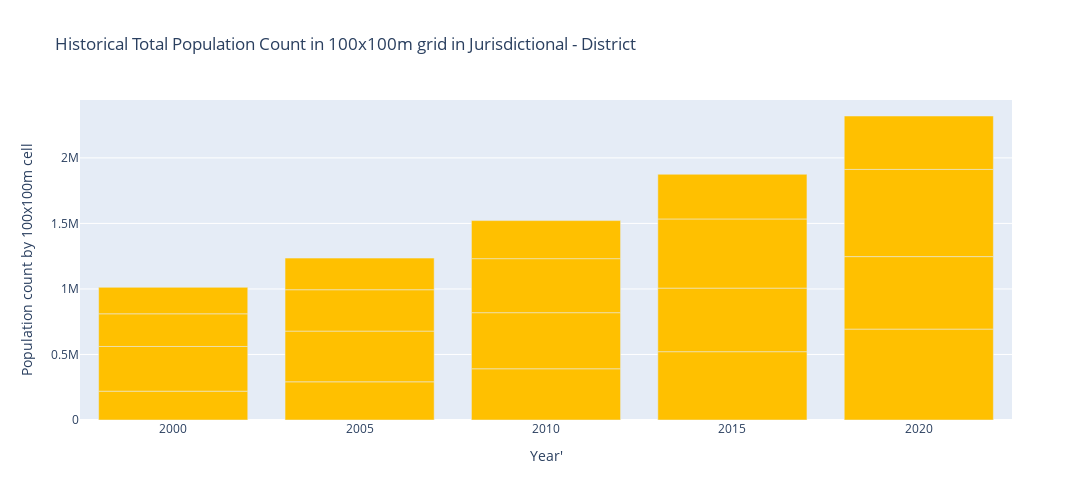

Source (notebook cell):
### Code cell
# Bar Chart Jurisdictional
fig_hist_pop00_20_jur = px.bar(historical_popCount_jur_df, 
                           x = historical_popCount_jur_df['Year'],
                           y = historical_popCount_jur_df['sum'],
                           color_discrete_sequence = ['#FFC000'],
                           width=1400, height=500, 
                           labels = {'Year': "Year'", "sum": "Population count by 100x100m cell"},
                           title = "Historical Total Population Count in 100x100m grid in Jurisdictional - " + jurisdictionalname)

fig_hist_pop00_20_jur.update_layout(legend_title_text ='Jurisdiction Name')

### Figure 1 — Plotly figure (JSON) as saved in the notebook; plotly's stock layout.template omitted (floating-point values rounded to 4 significant figures)
{"data": [{"alignmentgroup": "True", "hovertemplate": "Year'=%{x}<br>Population count by 100x100m cell=%{y}<extra></extra>", "legendgroup": "", "marker": {"color": "#FFC000", "pattern": {"shape": ""}}, "name": "", "offsetgroup": "", "orientation": "v", "showlegend": false, "textposition": "auto", "type": "bar", "x": [2000, 2000, 2000, 2000, 2005, 2005, 2005, 2005, 2010, 2010, 2010, 2010, 2015, 2015, 2015, 2015, 2020, 2020, 2020, 2020], "xaxis": "x", "y": [220100.0, 340800.0, 249400.0, 202000.0, 291500.0, 386900.0, 315600.0, 241200.0, 390900.0, 428000.0, 412300.0, 290400.0, 521300.0, 485100.0, 527700.0, 340900.0, 693700.0, 553100.0, 665300.0, 407600.0], "yaxis": "y"}], "layout": {"barmode": "relative", "height": 500, "legend": {"title": {"text": "Jurisdiction Name"}, "tracegroupgap": 0}, "title": {"text": "Historical Total Population Count in 100x100m grid in Jurisdictional - District"}, "width": 1400, "xaxis": {"anchor": "y", "autorange": true, "domain": [0, 1], "range": [1998.0, 2022.0], "title": {"text": "Year'"}, "type": "linear"}, "yaxis": {"anchor": "x", "autorange": true, "domain": [0, 1], "range": [0, 2442000.0], "title": {"text": "Population count by 100x100m cell"}, "type": "linear"}}}
